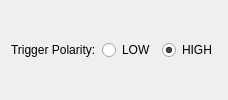
                        <widget class="QWidget" name="sync_confocal_line_digital_tab">
                         <property name="toolTip">
                          <string>Sync the driver to a digital line clock</string>
                         </property>
                         <attribute name="title">
                          <string>Digital - Line Clock</string>
                         </attribute>
                         <layout class="QGridLayout" name="gridLayout_65" columnstretch="0,0,0,20">
                          <item row="0" column="0">
                           <widget class="QLabel" name="sync_confocal_line_digital_label">
                            <property name="toolTip">
                             <string>Polarity of the line clock trigger.</string>
                            </property>
                            <property name="text">
                             <string>Trigger Polarity:</string>
                            </property>
                           </widget>
                          </item>
                          <item row="0" column="2">
                           <widget class="QRadioButton" name="sync_confocal_line_digital_low_button">
                            <property name="toolTip">
                             <string>Sync the driver to the line clock when it goes LOW (&lt;1.0V).</string>
                            </property>
                            <property name="text">
                             <string>LOW</string>
                            </property>
                            <attribute name="buttonGroup">
                             <string notr="true">sync_confocal_line_digital_polarity_button_group</string>
                            </attribute>
                           </widget>
                          </item>
                          <item row="0" column="3">
                           <widget class="QRadioButton" name="sync_confocal_line_digital_high_button">
                            <property name="toolTip">
                             <string>Sync the driver to the line clock when it goes HIGH (&gt;2.5V).</string>
                            </property>
                            <property name="text">
                             <string>HIGH</string>
                            </property>
                            <property name="checked">
                             <bool>true</bool>
                            </property>
                            <attribute name="buttonGroup">
                             <string notr="true">sync_confocal_line_digital_polarity_button_group</string>
                            </attribute>
                           </widget>
                          </item>
                         </layout>
                        </widget>
